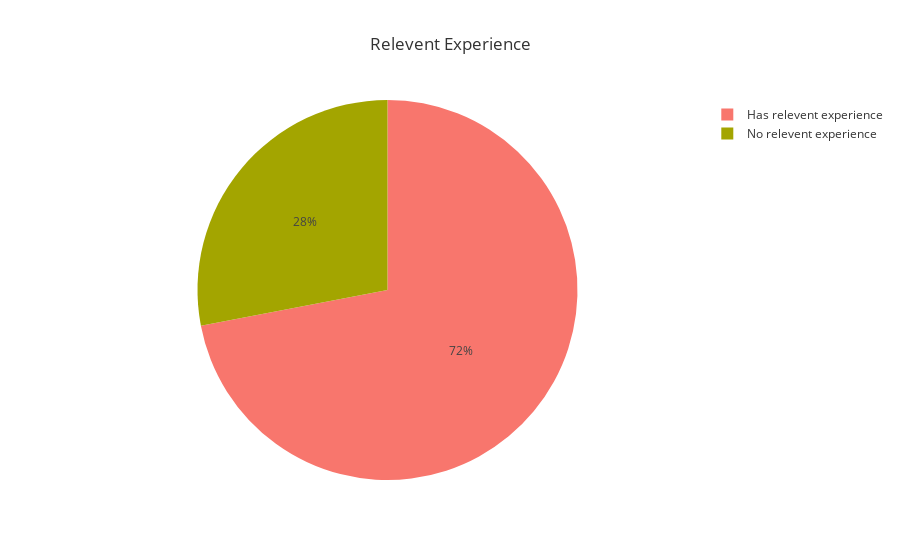

Notebook source saved alongside this figure:
### Code cell
fig = px.pie(X_data['relevent_experience'].value_counts(), values='relevent_experience', 
     names = X_data['relevent_experience'].value_counts().index,title = 'Relevent Experience',template='ggplot2')
fig.show()

### Figure 1 — Plotly figure (JSON) as saved in the notebook; plotly's stock layout.template omitted (floating-point values rounded to 4 significant figures)
{"data": [{"domain": {"x": [0, 1], "y": [0, 1]}, "hovertemplate": "label=%{label}<br>relevent_experience=%{value}<extra></extra>", "labels": ["Has relevent experience", "No relevent experience"], "legendgroup": "", "name": "", "showlegend": true, "type": "pie", "values": [13792, 5366]}], "layout": {"legend": {"tracegroupgap": 0}, "title": {"text": "Relevent Experience"}}}
